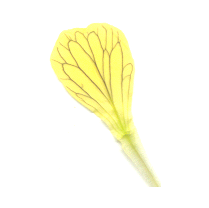
#> input picture petalos_iguales/rf12-0p_region2.png, 209 x 208 px
$ python my_metrics.py petalos_iguales/rf12-0p_region2.png
#> lines starting #> are read from the running program, lines starting #| are printed output that depends on the picture; after the words box and inside, x2 and y2 are one past the last pixel; in counts of white or black regions, pixels touching at a corner belong together
import numpy as np
from skimage import io, morphology
from skimage.morphology import skeletonize
from scipy.ndimage import convolve
from scipy.spatial.distance import pdist
import networkx as nx
import argparse


def calcular_metricas(path_imagen):
    # Cargar imagen binaria
#> called with path_imagen = 'petalos_iguales/rf12-0p_region2.png'
    imagen = io.imread(path_imagen, as_gray=True)
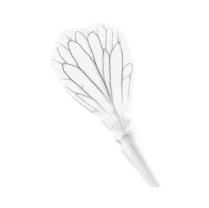
#> imagen: shape (208, 209) float64; min 0.506, max 1, mean 0.986
    binaria = imagen > 0.5
#> binaria: shape (208, 209) bool; every value is 1

    # Esqueleto
    esqueleto = skeletonize(binaria)
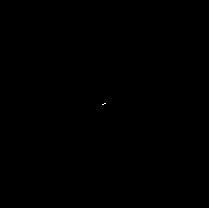
#> esqueleto: shape (208, 209) bool; 0.01% white in thin lines or dots, all inside (x1, y1, x2, y2) = (102, 103, 106, 105)

    # Contar vecinos
    vecinos = convolve(esqueleto.astype(np.uint8), np.ones((3, 3)), mode='constant') - esqueleto

    bifurcaciones = (esqueleto & (vecinos > 2))
#> bifurcaciones: shape (208, 209) bool; every value is 0
    extremos = (esqueleto & (vecinos == 1))

    num_bifurcaciones = np.count_nonzero(bifurcaciones)
#> num_bifurcaciones = 0
    num_extremos = np.count_nonzero(extremos)
#> num_extremos = 2
    longitud_total = np.count_nonzero(esqueleto)
#> longitud_total = 4

    # Crear grafo
    coords = np.column_stack(np.nonzero(esqueleto))
#> coords = [[103, 104], [103, 105], [104, 102], [104, 103]]
    G = nx.Graph()
    for y, x in coords:
        for dy in [-1, 0, 1]:
            for dx in [-1, 0, 1]:
                if dx == 0 and dy == 0:
                    continue
                ny, nx_ = y + dy, x + dx
                if 0 <= ny < esqueleto.shape[0] and 0 <= nx_ < esqueleto.shape[1]:
                    if esqueleto[ny, nx_]:
                        G.add_edge((y, x), (ny, nx_))
#> this loop made 4 passes

    # Ramas
    ramas = []
    visitados = set()
    for nodo in G.nodes:
        if nodo in visitados:
            continue
        if G.degree[nodo] == 1:
            camino = [nodo]
            visitados.add(nodo)
            actual = nodo
            previo = None
            while True:
                vecinos = [n for n in G.neighbors(actual) if n != previo]
                if not vecinos:
                    break
                previo = actual
                actual = vecinos[0]
                camino.append(actual)
                visitados.add(actual)
                if G.degree[actual] != 2:
                    break
            if len(camino) > 1:
                ramas.append(camino)
#> this loop made 4 passes
#> after the loop, ramas = [[(103, 105), (103, 104), (104, 103), (104, 102)]]; visitados = 4 items

    longitudes_ramas = [len(rama) for rama in ramas]
#> longitudes_ramas = [4]
    media_rama = np.mean(longitudes_ramas)
#> media_rama = 4

    coord_bif = np.column_stack(np.nonzero(bifurcaciones))
#> coord_bif = empty array
    if len(coord_bif) > 1:
        dist_bif = pdist(coord_bif)
        media_dist_bif = np.mean(dist_bif)
        std_dist_bif = np.std(dist_bif)
    else:
        media_dist_bif = 0
        std_dist_bif = 0

    # Resultados
    resultados = {
        "Numero de bifurcaciones": num_bifurcaciones,
        "Numero de extremos": num_extremos,
        "Longitud total del esqueleto": longitud_total,
        "Longitud media de ramas": media_rama,
        "Distancia media entre bifurcaciones": media_dist_bif,
        "Desviacion estandar de distancias entre bifurcaciones": std_dist_bif
    }
    return resultados


if __name__ == "__main__":
    parser = argparse.ArgumentParser(description="Calculo de metricas de venacion a partir de una mascara binaria")
    parser.add_argument("imagen", help="Ruta a la imagen binaria de entrada")
    args = parser.parse_args()

    metricas = calcular_metricas(args.imagen)
#> metricas = 6 items
    for k, v in metricas.items():
        print(f"{k}: {v:.2f}" if isinstance(v, float) else f"{k}: {v}")
#> this loop made 6 passes
#> (k, v) on passes 1 to 5: ('Numero de bifurcaciones', 0), ('Numero de extremos', 2), ('Longitud total del esqueleto', 4), ('Longitud media de ramas', 4), ('Distancia media entre bifurcaciones', 0)
#| Numero de bifurcaciones: 0
#| Numero de extremos: 2
#| Longitud total del esqueleto: 4
#| Longitud media de ramas: 4.00
#| Distancia media entre bifurcaciones: 0
#| Desviacion estandar de distancias entre bifurcaciones: 0

$ run again, on petalos_iguales/rf16-1p_region1.png
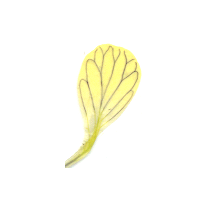
#> input picture petalos_iguales/rf16-1p_region1.png, 209 x 208 px
#> in calcular_metricas, `binaria = imagen > 0.5`:
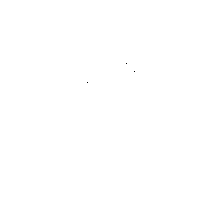
#> binaria: shape (208, 209) bool; 100% white; black in thin lines or dots, all inside (x1, y1, x2, y2) = (87, 63, 135, 83)
#> esqueleto: shape (208, 209) bool; 0.19% white in thin lines or dots, all inside (x1, y1, x2, y2) = (86, 62, 138, 104)
#> in calcular_metricas, `vecinos = convolve(esqueleto.astype(np.uint8), np.ones((3, 3)), mode='..`:
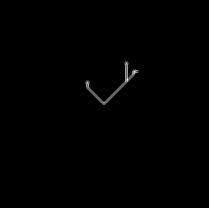
#> vecinos: shape (208, 209); min 0, max 5, mean 0.0151; drawn with min black and max white
#> bifurcaciones: shape (208, 209) bool; 0.03% white in thin lines or dots, all inside (x1, y1, x2, y2) = (87, 64, 136, 84)
#> extremos: shape (208, 209) bool; 0% white in thin lines or dots, all inside (x1, y1, x2, y2) = (137, 71, 138, 72)
#> num_bifurcaciones = 11
#> num_extremos = 1
#> longitud_total = 82
#> coords = 82 pairs, first value 62 to 103, second value 86 to 137
#> the loop in calcular_metricas, `for y, x in coords:` made 82 passes
#> (y, x) on passes 1 to 8: (62, 126), (63, 125), (63, 127), (64, 126), (65, 126), (66, 126), (67, 126), (68, 126)
#> the loop in calcular_metricas, `for nodo in G.nodes:` made 82 passes
#> after the loop in calcular_metricas, `for nodo in G.nodes:`: ramas = [[(71, 137), (71, 136), (71, 135)]]; visitados = 3 items
#> longitudes_ramas = [3]
#> media_rama = 3
#> coord_bif = [[64, 126], [71, 133], [71, 135], [72, 133], [72, 134], [73, 133], [79, 126], [80, 126], [80, 127], [81, 126], [83, 87]]
#> dist_bif = 55 values, max 49.48 at index 26, min 1 at index 11, mean 14.62
#> media_dist_bif = 14.62
#> std_dist_bif = 14.74
#> metricas = 6 items
#> the loop `for k, v in metricas.items():` made 6 passes
#> (k, v) on passes 1 to 5: ('Numero de bifurcaciones', 11), ('Numero de extremos', 1), ('Longitud total del esqueleto', 82), ('Longitud media de ramas', 3), ('Distancia media entre bifurcaciones', 14.62)
#> (printed output is left out)
